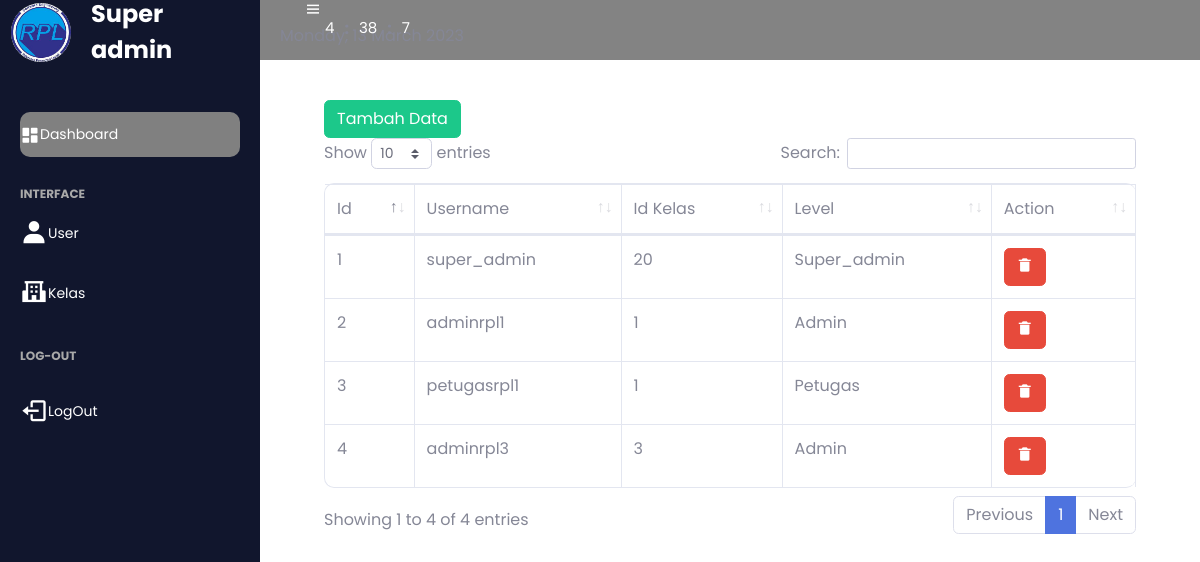
The page /admin_user/index.php?page=user on the database its author committed.
### tables this page shows
CREATE TABLE `tb_user` (
  `id` int(11) NOT NULL,
  `username` varchar(15) NOT NULL,
  `password` varchar(255) NOT NULL,
  `id_kelas` int(11) NOT NULL,
  `level` enum('Super_admin','Admin','Petugas') NOT NULL
);

### admin_user/user.php (the view, shortened to what this page needs)
<?php
include "../bot.php";
include "../koneksi.php";
?>
<link href="vendor/fontawesome-free/css/all.min.css" rel="stylesheet" type="text/css">
<link href="css/sb-admin-2.min.css" rel="stylesheet">
<link href="vendor/datatables/dataTables.bootstrap4.min.css" rel="stylesheet">
    <div class="container-fluid mb-5">
        <div class="card-body">
            <div class="table-responsive">
            <button type="button" class="btn btn-success"><a href="?page=tambah-user" class="text-white">Tambah Data</a></button>
                <table class="table table-bordered mb-5" id="dataTable" width="100%" cellspacing="0">
                    <thead>
                        <tr>
                            <td>Id</td>
                            <td>Username</td>
                            <td>Id Kelas</td>
                            <td>Level</td>
                            <td>Action</td>
                        </tr>
                    </thead>
                    <tbody>
                        <?php
                        $query = "SELECT * FROM tb_user";
                        $result= $conn->query($query);
                        $no= 1;
                        while ($data = $result->fetch_assoc()){
                        ?>
                        <tr>
                            <td><?php echo $no++;?></td>
                            <td><?php echo $data["username"] ?></td>
                            <td><?php echo $data["id_kelas"] ?></td>
                            <td><?php echo $data["level"] ?></td>
                            <td>
                           <button class="btn btn-danger" type="button" value="" data-bs-toggle="modal" data-bs-target="#exampleModal<?php echo $data['username'];?>"><i class='bx bxs-trash-alt' ></i></button>
                        </tr>
                        <?php
                        }
                        ?>
                    </tbody>
                </table>
            </div>
        </div>
    </div>
</section>
<?php
include "../footer.php";
?>

### patch/style.css (style rules this page uses)
* { font-family: 'poppins', sans-serif; margin: 0; padding: 0; box-sizing: border-box; }
body { background-color: #b3b3b3; font-family: 'poppins',sans-serif; }
html { overflow: hidden; }
.table { border-radius: 10px; }

### rows shown on the page
tb_user: username "super_admin", id_kelas "20", level "Super_admin"
tb_user: username "adminrpl1", id_kelas "1", level "Admin"
tb_user: username "petugasrpl1", id_kelas "1", level "Petugas"
tb_user: username "adminrpl3", id_kelas "3", level "Admin"
